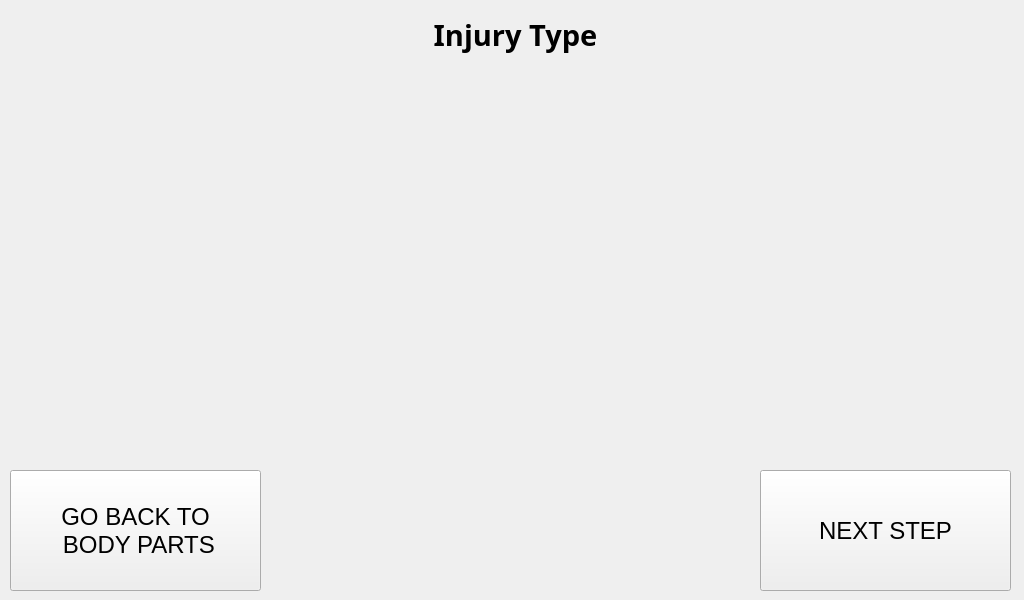
<?xml version="1.0" encoding="UTF-8"?>
<ui version="4.0">
 <class>procedure_window</class>
 <widget class="QMainWindow" name="procedure_window">
  <property name="geometry">
   <rect>
    <x>0</x>
    <y>0</y>
    <width>1024</width>
    <height>600</height>
   </rect>
  </property>
  <property name="minimumSize">
   <size>
    <width>1024</width>
    <height>600</height>
   </size>
  </property>
  <property name="maximumSize">
   <size>
    <width>1024</width>
    <height>600</height>
   </size>
  </property>
  <property name="windowTitle">
   <string>Step 1 Procedure</string>
  </property>
  <widget class="QWidget" name="centralwidget">
   <widget class="QLabel" name="title_step">
    <property name="geometry">
     <rect>
      <x>10</x>
      <y>0</y>
      <width>1011</width>
      <height>71</height>
     </rect>
    </property>
    <property name="font">
     <font>
      <family>Unispace</family>
      <pointsize>18</pointsize>
      <weight>75</weight>
      <bold>true</bold>
     </font>
    </property>
    <property name="text">
     <string>&lt;html&gt;&lt;head/&gt;&lt;body&gt;&lt;p&gt;&lt;span style=&quot; font-size:22pt;&quot;&gt;Injury Type&lt;/span&gt;&lt;/p&gt;&lt;/body&gt;&lt;/html&gt;</string>
    </property>
    <property name="alignment">
     <set>Qt::AlignCenter</set>
    </property>
   </widget>
   <widget class="QLabel" name="text_steps">
    <property name="geometry">
     <rect>
      <x>20</x>
      <y>330</y>
      <width>981</width>
      <height>121</height>
     </rect>
    </property>
    <property name="font">
     <font>
      <pointsize>14</pointsize>
     </font>
    </property>
    <property name="text">
     <string>&lt;html&gt;&lt;head/&gt;&lt;body&gt;&lt;p align=&quot;center&quot;&gt;&lt;br/&gt;&lt;/p&gt;&lt;/body&gt;&lt;/html&gt;</string>
    </property>
   </widget>
   <widget class="QLabel" name="gif_player_label">
    <property name="geometry">
     <rect>
      <x>330</x>
      <y>80</y>
      <width>360</width>
      <height>240</height>
     </rect>
    </property>
    <property name="minimumSize">
     <size>
      <width>360</width>
      <height>240</height>
     </size>
    </property>
    <property name="maximumSize">
     <size>
      <width>360</width>
      <height>240</height>
     </size>
    </property>
    <property name="font">
     <font>
      <family>Unispace</family>
      <pointsize>16</pointsize>
      <weight>75</weight>
      <bold>true</bold>
     </font>
    </property>
    <property name="lineWidth">
     <number>1</number>
    </property>
    <property name="text">
     <string/>
    </property>
    <property name="alignment">
     <set>Qt::AlignCenter</set>
    </property>
   </widget>
   <widget class="QPushButton" name="next_step_button">
    <property name="geometry">
     <rect>
      <x>760</x>
      <y>470</y>
      <width>251</width>
      <height>121</height>
     </rect>
    </property>
    <property name="font">
     <font>
      <pointsize>18</pointsize>
     </font>
    </property>
    <property name="cursor">
     <cursorShape>PointingHandCursor</cursorShape>
    </property>
    <property name="text">
     <string>NEXT STEP</string>
    </property>
   </widget>
   <widget class="QPushButton" name="go_back_injury_type">
    <property name="geometry">
     <rect>
      <x>10</x>
      <y>470</y>
      <width>251</width>
      <height>121</height>
     </rect>
    </property>
    <property name="font">
     <font>
      <pointsize>18</pointsize>
     </font>
    </property>
    <property name="text">
     <string>GO BACK TO 
 BODY PARTS</string>
    </property>
   </widget>
  </widget>
 </widget>
 <resources/>
 <connections/>
</ui>
